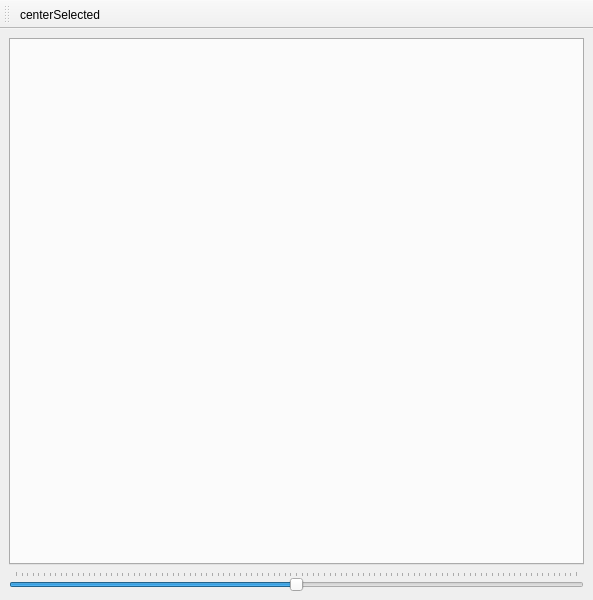
<?xml version="1.0" encoding="UTF-8"?>
<ui version="4.0">
 <class>MainWindow</class>
 <widget class="QMainWindow" name="MainWindow">
  <property name="geometry">
   <rect>
    <x>0</x>
    <y>0</y>
    <width>593</width>
    <height>600</height>
   </rect>
  </property>
  <property name="windowTitle">
   <string>MainWindow</string>
  </property>
  <property name="documentMode">
   <bool>false</bool>
  </property>
  <widget class="QWidget" name="centralwidget">
   <layout class="QVBoxLayout" name="verticalLayout_2">
    <item>
     <layout class="QVBoxLayout" name="verticalLayout">
      <item>
       <widget class="QTabWidget" name="tabWidget">
        <property name="sizePolicy">
         <sizepolicy hsizetype="Expanding" vsizetype="Expanding">
          <horstretch>255</horstretch>
          <verstretch>1</verstretch>
         </sizepolicy>
        </property>
        <property name="currentIndex">
         <number>-1</number>
        </property>
        <property name="tabsClosable">
         <bool>true</bool>
        </property>
       </widget>
      </item>
      <item>
       <widget class="QSlider" name="zoomSpider">
        <property name="maximum">
         <number>1000</number>
        </property>
        <property name="value">
         <number>500</number>
        </property>
        <property name="orientation">
         <enum>Qt::Horizontal</enum>
        </property>
        <property name="tickPosition">
         <enum>QSlider::TicksAbove</enum>
        </property>
       </widget>
      </item>
     </layout>
    </item>
   </layout>
  </widget>
  <widget class="QMenuBar" name="menubar">
   <property name="geometry">
    <rect>
     <x>0</x>
     <y>0</y>
     <width>593</width>
     <height>21</height>
    </rect>
   </property>
  </widget>
  <widget class="QToolBar" name="toolBar">
   <property name="windowTitle">
    <string>toolBar</string>
   </property>
   <attribute name="toolBarArea">
    <enum>TopToolBarArea</enum>
   </attribute>
   <attribute name="toolBarBreak">
    <bool>false</bool>
   </attribute>
   <addaction name="actionCenterSelected"/>
  </widget>
  <action name="actionCenterSelected">
   <property name="icon">
    <iconset>
     <normalon>:/btn/images/zoom-select.png</normalon>
    </iconset>
   </property>
   <property name="text">
    <string>centerSelected</string>
   </property>
   <property name="toolTip">
    <string>Center view on selected item</string>
   </property>
  </action>
 </widget>
 <resources>
  <include location="res.qrc"/>
 </resources>
 <connections/>
</ui>
